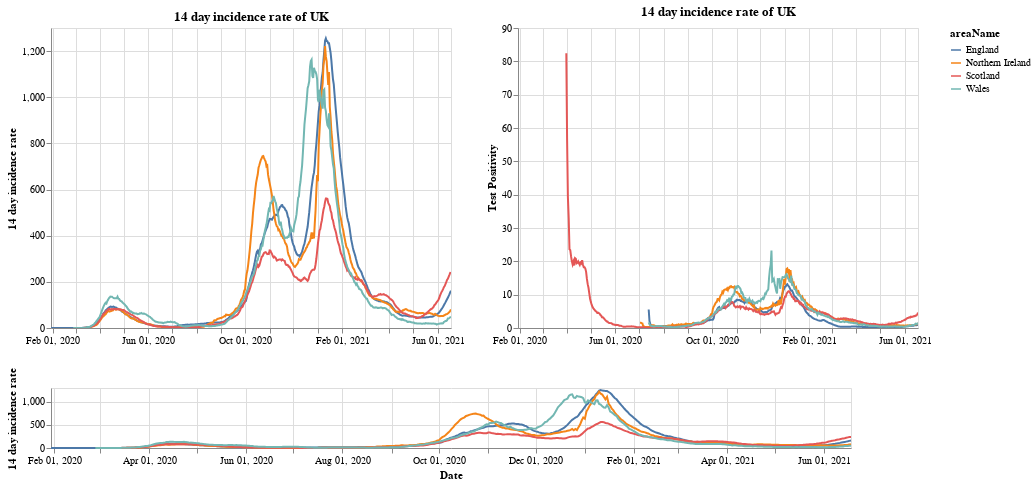

Here is the notebook cell this chart was saved with:
### Markdown cell above
# Plots

First a plot with each country in the UK. The top right shows the positivity rate for (which is the percentage of registered tests which were positive) while the top left is the 14 day incidence rate. The bottom chart can be used to select the timeframe (does not work on a mobile device).

### Code cell
#collapse
brush = alt.selection(type='interval', name='DateBrush',encodings=['x'],fields=['Time'])
leg_selection = alt.selection_multi(fields=['areaName'], bind='legend')

base = alt.Chart(uk_cases).mark_line().encode(
    x=alt.X("yearmonthdate(date):T", axis=alt.Axis(title='Date')),
    y=alt.Y("twoWeeklyCasesRate:Q", axis=alt.Axis(title='14 day incidence rate')),
    tooltip=['areaName', 'date','twoWeeklyCasesRate', 'testPositivity'],
    color='areaName',
    opacity=alt.condition(leg_selection, alt.value(2), alt.value(0.1))
).add_selection(leg_selection).properties(width=400)

upper = base.encode(alt.X('yearmonthdate(date):T', axis=alt.Axis(title=''),
                         scale=alt.Scale(domain=brush))
                   ).properties(title=f'14 day incidence rate of UK')
upper_right = upper.encode(alt.Y('testPositivity:Q', axis=alt.Axis(title='Test Positivity')))
lower = base.properties(height=60, width = 800).add_selection(brush)

(upper | upper_right) & lower

### Figure 1 — Vega-Lite specification as saved in the notebook (floating-point values rounded to 4 significant figures; data arrays with more than 128 entries replaced by an {"elided": "..."} marker saying what was removed)
{"config": {"view": {"continuousWidth": 400, "continuousHeight": 300}}, "vconcat": [{"hconcat": [{"mark": "line", "encoding": {"color": {"type": "nominal", "field": "areaName"}, "opacity": {"condition": {"value": 2, "selection": "selector001"}, "value": 0.1}, "tooltip": [{"type": "nominal", "field": "areaName"}, {"type": "temporal", "field": "date"}, {"type": "quantitative", "field": "twoWeeklyCasesRate"}, {"type": "quantitative", "field": "testPositivity"}], "x": {"type": "temporal", "axis": {"title": ""}, "field": "date", "scale": {"domain": {"selection": "DateBrush"}}, "timeUnit": "yearmonthdate"}, "y": {"type": "quantitative", "axis": {"title": "14 day incidence rate"}, "field": "twoWeeklyCasesRate"}}, "selection": {"selector001": {"type": "multi", "fields": ["areaName"], "bind": "legend"}}, "title": "14 day incidence rate of UK", "width": 400}, {"mark": "line", "encoding": {"color": {"type": "nominal", "field": "areaName"}, "opacity": {"condition": {"value": 2, "selection": "selector001"}, "value": 0.1}, "tooltip": [{"type": "nominal", "field": "areaName"}, {"type": "temporal", "field": "date"}, {"type": "quantitative", "field": "twoWeeklyCasesRate"}, {"type": "quantitative", "field": "testPositivity"}], "x": {"type": "temporal", "axis": {"title": ""}, "field": "date", "scale": {"domain": {"selection": "DateBrush"}}, "timeUnit": "yearmonthdate"}, "y": {"type": "quantitative", "axis": {"title": "Test Positivity"}, "field": "testPositivity"}}, "selection": {"selector001": {"type": "multi", "fields": ["areaName"], "bind": "legend"}}, "title": "14 day incidence rate of UK", "width": 400}]}, {"mark": "line", "encoding": {"color": {"type": "nominal", "field": "areaName"}, "opacity": {"condition": {"value": 2, "selection": "selector001"}, "value": 0.1}, "tooltip": [{"type": "nominal", "field": "areaName"}, {"type": "temporal", "field": "date"}, {"type": "quantitative", "field": "twoWeeklyCasesRate"}, {"type": "quantitative", "field": "testPositivity"}], "x": {"type": "temporal", "axis": {"title": "Date"}, "field": "date", "timeUnit": "yearmonthdate"}, "y": {"type": "quantitative", "axis": {"title": "14 day incidence rate"}, "field": "twoWeeklyCasesRate"}}, "height": 60, "selection": {"selector001": {"type": "multi", "fields": ["areaName"], "bind": "legend"}, "DateBrush": {"type": "interval", "encodings": ["x"], "fields": ["Time"]}}, "width": 800}], "data": {"name": "data-441c3ffdbf5023cb5116ccedb136253b"}, "$schema": "https://vega.github.io/schema/vega-lite/v4.8.1.json", "datasets": {"data-441c3ffdbf5023cb5116ccedb136253b": {"elided": "1932 records"}}}
